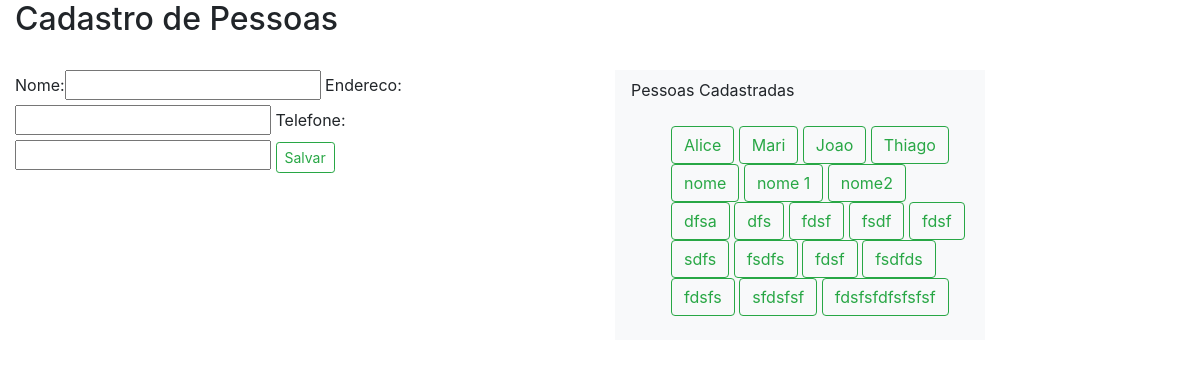
Page /sistema/pessoas/ on the committed database.
### core/models.py (models this page shows, shortened)
class Pessoa(models.Model):
    nome = models.CharField(max_length=100)
    endereco = models.CharField(max_length=200)
    telefone = models.CharField(max_length=20)

### core/views.py (the view)
def lista_pessoas(request):
    pessoas = Pessoa.objects.all()
    form = PessoaForm()
    return render(request, 'core/lista_pessoas.html',
        {'pessoas': pessoas, 'form': form})

### core/forms.py
class PessoaForm(ModelForm):
    class Meta:
        model = Pessoa
        fields = '__all__'

### core/templates/core/lista_pessoas.html (shortened to what this page needs)
{% extends 'base.html' %}
{% load bootstrap %}
{% block main %}
    <h2>Cadastro de Pessoas</h2><br>
    <div class="row">
        <div class="col-sm-6">
            <form action="{% url 'core_pessoas_add' %}" method="POST">
                {{ form|bootstrap }}
                <button class="btn btn-sm btn-outline-success" type="submit" >Salvar</button>
            </form>
        </div>
        <div class="col-sm-4">
            <nav class="navbar navbar-light bg-light">Pessoas Cadastradas
                <ul><br>
                    {% for pessoa in pessoas %}
                        <a href="{% url 'core_pessoas_update' pessoa.id %}">
                            <button class="btn btn-outline-success my-2 my-sm-0">
                                {{ pessoa.nome }}
                            </button>
                        </a>
                    {% endfor %}
                </ul>
            </nav>
        </div>
    </div>
{% endblock %}

### rows in the picture
Pessoa: nome "Alice"
Pessoa: nome "Mari"
Pessoa: nome "Joao"
Pessoa: nome "Thiago"
Pessoa: nome "nome"
Pessoa: nome "nome 1"
Pessoa: nome "nome2"
Pessoa: nome "dfsa"
Pessoa: nome "dfs"
Pessoa: nome "fdsf"
Pessoa: nome "fsdf"
Pessoa: nome "fdsf"
Pessoa: nome "sdfs"
Pessoa: nome "fsdfs"
Pessoa: nome "fdsf"
Pessoa: nome "fsdfds"
Pessoa: nome "fdsfs"
Pessoa: nome "sfdsfsf"
Pessoa: nome "fdsfsfdfsfsfsf"
